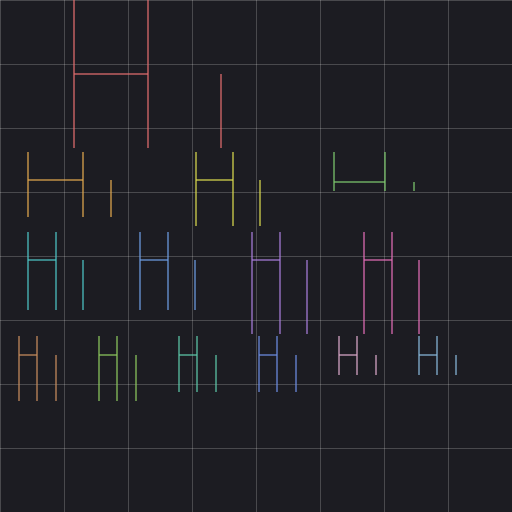
#> input picture model-source/songzhikun-guide64.png, 512 x 512 px
$ python img2ascii.py ../model-source/songzhikun-guide64.png
#> lines starting #> are read from the running program, lines starting #| are printed output that depends on the picture
"""Print any image as ASCII art (dev aid for text-only sessions).

The screenshot/preview PNGs in this repo normally get *looked* at. When the
session has no image input, this is the fallback: downsample the PNG to a
character grid so layout problems (blank panel, camera wrong, cropped head) are
still visible.

    python tools/img2ascii.py docs/previews/canglan_warlord_model.png
    python tools/img2ascii.py docs/previews/canglan_warlord_model.png --cols 150
"""
import sys
from pathlib import Path

from PIL import Image

RAMP = " .:-=+*#%@"


def main():
    args = sys.argv[1:]
    if not args:
        print(__doc__)
        return 1
    path = Path(args[0])
    cols = int(args[args.index("--cols") + 1]) if "--cols" in args else 120
    image = Image.open(path).convert("L")
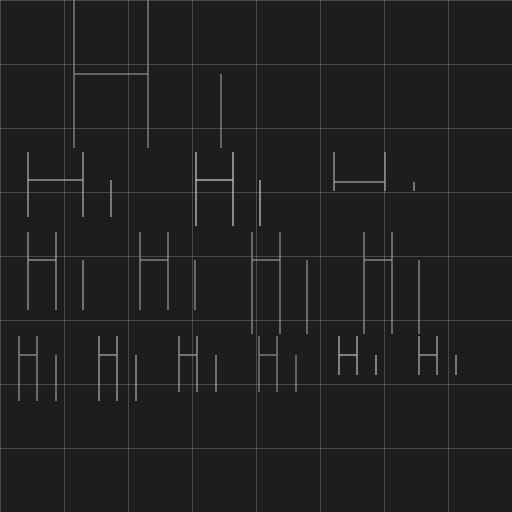
#> image: PIL image 512x512 L; min 29, max 176, mean 32.3
    width, height = image.size
#> width = 512; height = 512
    # terminal cells are about twice as tall as wide
    rows = max(1, int(cols * height / width * 0.5))
#> rows = 60
    small = image.resize((cols, rows), Image.LANCZOS)
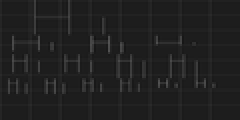
#> small: PIL image 120x60 L (shown 2 times larger); min 20, max 85, mean 32.2
    pixels = small.load()
    for y in range(rows):
        line = "".join(RAMP[min(len(RAMP) - 1, pixels[x, y] * len(RAMP) // 256)]
                       for x in range(cols))
        print(line.rstrip())
#> this loop made 60 passes
    print(f"{path.name} {width}x{height} -> {cols}x{rows}")
    return 0


if __name__ == "__main__":
    sys.exit(main())
#> (the program exits here)
